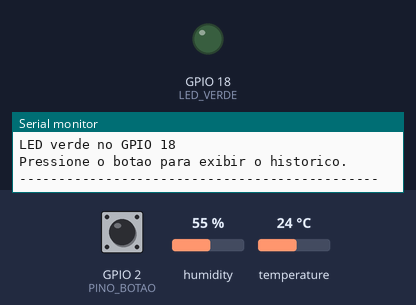
Bench run of a sketch on a simulated ESP32. Shown: output pins drawn as LEDs (lit = HIGH), the last lines printed to the serial monitor. Inputs (shaded band) come from the test bench; at power-on: GPIO 2 (PINO_BOTAO) HIGH, humidity 55 %, temperature 24 °C.

Above: at 1.2 s.
1.3 s: GPIO 2 (PINO_BOTAO) pulled LOW for 0.15 s
At 5.07 s:
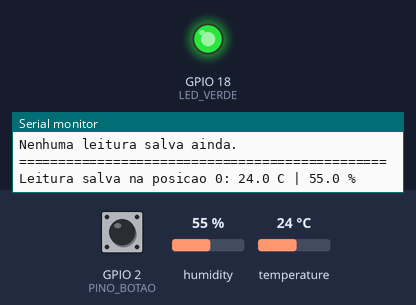
14.4 s: GPIO 2 (PINO_BOTAO) pulled LOW for 1 s
Timing chart, 0 to 21.6 s (numbered marks = the images above; inputs shaded):
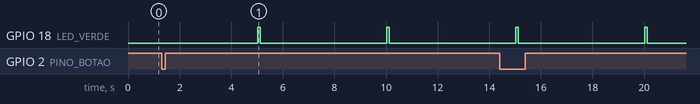

The sketch:

Matriz.ino
```cpp
#include <DHT.h>

#define PINO_DHT 4
#define TIPO_DHT DHT11

#define PINO_BOTAO 2
#define LED_VERDE 18

DHT dht(PINO_DHT, TIPO_DHT);

// Tempo entre cada leitura
// 5000 ms = 5 segundos
const unsigned long INTERVALO_LEITURA = 5000;
unsigned long tempoAnterior = 0;

// Matriz com 20 linhas e 2 colunas
// Coluna 0 = Temperatura
// Coluna 1 = Umidade
const int TOTAL_LEITURAS = 20;
float matrizDados[TOTAL_LEITURAS][2];

// Controle do buffer circular
int indiceAtual = 0;
int leiturasSalvas = 0;

// Controle do botão
bool botaoJaFoiPressionado = false;

void setup() {
  Serial.begin(115200);

  dht.begin();

  pinMode(LED_VERDE, OUTPUT);
  pinMode(PINO_BOTAO, INPUT_PULLUP);

  digitalWrite(LED_VERDE, LOW);

  Serial.println("Sistema de Monitoramento com ESP32 e DHT11 iniciado.");
  Serial.println("DHT11 no GPIO 4");
  Serial.println("Botao no GPIO 2");
  Serial.println("LED verde no GPIO 18");
  Serial.println("Pressione o botao para exibir o historico.");
  Serial.println("----------------------------------------------");
}

void loop() {
  verificarBotao();

  unsigned long tempoAtual = millis();

  if (tempoAtual - tempoAnterior >= INTERVALO_LEITURA) {
    tempoAnterior = tempoAtual;
    fazerLeitura();
  }
}

void fazerLeitura() {
  float temperatura = dht.readTemperature();
  float umidade = dht.readHumidity();

  if (isnan(temperatura) || isnan(umidade)) {
    Serial.println("Erro ao ler o sensor DHT11.");
    return;
  }

  // Salva os dados na matriz
  matrizDados[indiceAtual][0] = temperatura;
  matrizDados[indiceAtual][1] = umidade;

  Serial.print("Leitura salva na posicao ");
  Serial.print(indiceAtual);
  Serial.print(": ");
  Serial.print(temperatura, 1);
  Serial.print(" C | ");
  Serial.print(umidade, 1);
  Serial.println(" %");

  // Vai para a proxima posicao da matriz
  indiceAtual++;

  // Se chegar na posicao 20, volta para 0
  // Isso faz o buffer circular
  if (indiceAtual >= TOTAL_LEITURAS) {
    indiceAtual = 0;
  }

  // Conta quantas leituras ja foram salvas
  if (leiturasSalvas < TOTAL_LEITURAS) {
    leiturasSalvas++;
  }

  piscarLed();

  // Quando a matriz estiver cheia, o LED verde fica aceso
  if (leiturasSalvas >= TOTAL_LEITURAS) {
    digitalWrite(LED_VERDE, HIGH);
  }
}

void verificarBotao() {
  int estadoBotao = digitalRead(PINO_BOTAO);

  // Com INPUT_PULLUP:
  // Botao solto = HIGH
  // Botao apertado = LOW
  if (estadoBotao == LOW && botaoJaFoiPressionado == false) {
    delay(50); // debounce simples

    if (digitalRead(PINO_BOTAO) == LOW) {
      botaoJaFoiPressionado = true;
      mostrarHistorico();
    }
  }

  if (estadoBotao == HIGH) {
    botaoJaFoiPressionado = false;
  }
}

void mostrarHistorico() {
  Serial.println();
  Serial.println("============ HISTORICO DE MEDICOES ============");
  Serial.println("Posicao | Temperatura (C) | Umidade (%)");
  Serial.println("-----------------------------------------------");

  if (leiturasSalvas == 0) {
    Serial.println("Nenhuma leitura salva ainda.");
  } else {
    for (int i = 0; i < leiturasSalvas; i++) {
      Serial.print(i);
      Serial.print("       | ");

      Serial.print(matrizDados[i][0], 1);
      Serial.print("             | ");

      Serial.print(matrizDados[i][1], 1);
      Serial.println();
    }
  }

  Serial.println("===============================================");
  Serial.println();
}

void piscarLed() {
  // Antes de completar as 20 leituras, o LED pisca a cada leitura salva
  if (leiturasSalvas < TOTAL_LEITURAS) {
    digitalWrite(LED_VERDE, HIGH);
    delay(100);
    digitalWrite(LED_VERDE, LOW);
  } else {
    // Depois que completou as 20 leituras, ele pisca rapidinho e volta aceso
    digitalWrite(LED_VERDE, LOW);
    delay(100);
    digitalWrite(LED_VERDE, HIGH);
  }
}
```

Measured:
- by itself, GPIO 18 (LED_VERDE): alternates HIGH for 0.10 s and LOW for 4.9 s
